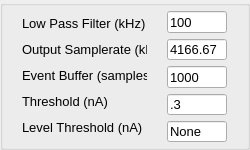
       <widget class="QGroupBox" name="groupBox">
        <property name="sizePolicy">
         <sizepolicy hsizetype="Fixed" vsizetype="Fixed">
          <horstretch>0</horstretch>
          <verstretch>0</verstretch>
         </sizepolicy>
        </property>
        <property name="minimumSize">
         <size>
          <width>250</width>
          <height>5</height>
         </size>
        </property>
        <property name="maximumSize">
         <size>
          <width>250</width>
          <height>150</height>
         </size>
        </property>
        <layout class="QHBoxLayout" name="horizontalLayout">
         <property name="sizeConstraint">
          <enum>QLayout::SetNoConstraint</enum>
         </property>
         <property name="margin">
          <number>5</number>
         </property>
         <item>
          <layout class="QVBoxLayout" name="verticalLayout_5">
           <item>
            <widget class="QLabel" name="label">
             <property name="sizePolicy">
              <sizepolicy hsizetype="Fixed" vsizetype="Fixed">
               <horstretch>0</horstretch>
               <verstretch>0</verstretch>
              </sizepolicy>
             </property>
             <property name="minimumSize">
              <size>
               <width>125</width>
               <height>0</height>
              </size>
             </property>
             <property name="maximumSize">
              <size>
               <width>100</width>
               <height>16777215</height>
              </size>
             </property>
             <property name="font">
              <font>
               <family>Arial</family>
               <pointsize>10</pointsize>
               <weight>50</weight>
               <bold>false</bold>
              </font>
             </property>
             <property name="text">
              <string>Low Pass Filter (kHz)</string>
             </property>
            </widget>
           </item>
           <item>
            <widget class="QLabel" name="label_2">
             <property name="sizePolicy">
              <sizepolicy hsizetype="Fixed" vsizetype="Fixed">
               <horstretch>0</horstretch>
               <verstretch>0</verstretch>
              </sizepolicy>
             </property>
             <property name="minimumSize">
              <size>
               <width>125</width>
               <height>0</height>
              </size>
             </property>
             <property name="maximumSize">
              <size>
               <width>100</width>
               <height>16777215</height>
              </size>
             </property>
             <property name="font">
              <font>
               <family>Arial</family>
               <pointsize>10</pointsize>
               <weight>50</weight>
               <bold>false</bold>
              </font>
             </property>
             <property name="text">
              <string>Output Samplerate (kHz)</string>
             </property>
            </widget>
           </item>
           <item>
            <widget class="QLabel" name="label_5">
             <property name="sizePolicy">
              <sizepolicy hsizetype="Fixed" vsizetype="Fixed">
               <horstretch>0</horstretch>
               <verstretch>0</verstretch>
              </sizepolicy>
             </property>
             <property name="minimumSize">
              <size>
               <width>125</width>
               <height>0</height>
              </size>
             </property>
             <property name="maximumSize">
              <size>
               <width>100</width>
               <height>16777215</height>
              </size>
             </property>
             <property name="font">
              <font>
               <family>Arial</family>
               <pointsize>10</pointsize>
               <weight>50</weight>
               <bold>false</bold>
              </font>
             </property>
             <property name="text">
              <string>Event Buffer (samples)</string>
             </property>
            </widget>
           </item>
           <item>
            <widget class="QLabel" name="label_3">
             <property name="sizePolicy">
              <sizepolicy hsizetype="Fixed" vsizetype="Fixed">
               <horstretch>0</horstretch>
               <verstretch>0</verstretch>
              </sizepolicy>
             </property>
             <property name="minimumSize">
              <size>
               <width>125</width>
               <height>0</height>
              </size>
             </property>
             <property name="maximumSize">
              <size>
               <width>100</width>
               <height>16777215</height>
              </size>
             </property>
             <property name="font">
              <font>
               <family>Arial</family>
               <pointsize>10</pointsize>
               <weight>50</weight>
               <bold>false</bold>
              </font>
             </property>
             <property name="text">
              <string>Threshold (nA)</string>
             </property>
            </widget>
           </item>
           <item>
            <widget class="QLabel" name="label_6">
             <property name="sizePolicy">
              <sizepolicy hsizetype="Fixed" vsizetype="Fixed">
               <horstretch>0</horstretch>
               <verstretch>0</verstretch>
              </sizepolicy>
             </property>
             <property name="minimumSize">
              <size>
               <width>125</width>
               <height>0</height>
              </size>
             </property>
             <property name="maximumSize">
              <size>
               <width>100</width>
               <height>16777215</height>
              </size>
             </property>
             <property name="font">
              <font>
               <family>Arial</family>
               <pointsize>10</pointsize>
               <weight>50</weight>
               <bold>false</bold>
              </font>
             </property>
             <property name="text">
              <string>Level Threshold (nA)</string>
             </property>
            </widget>
           </item>
          </layout>
         </item>
         <item>
          <layout class="QVBoxLayout" name="verticalLayout_4">
           <property name="sizeConstraint">
            <enum>QLayout::SetFixedSize</enum>
           </property>
           <item>
            <widget class="QLineEdit" name="LPentry">
             <property name="sizePolicy">
              <sizepolicy hsizetype="Fixed" vsizetype="Fixed">
               <horstretch>0</horstretch>
               <verstretch>0</verstretch>
              </sizepolicy>
             </property>
             <property name="minimumSize">
              <size>
               <width>60</width>
               <height>0</height>
              </size>
             </property>
             <property name="maximumSize">
              <size>
               <width>60</width>
               <height>16777215</height>
              </size>
             </property>
             <property name="font">
              <font>
               <family>Arial</family>
               <pointsize>10</pointsize>
               <weight>50</weight>
               <bold>false</bold>
              </font>
             </property>
             <property name="text">
              <string>100</string>
             </property>
            </widget>
           </item>
           <item>
            <widget class="QLineEdit" name="outputsamplerateentry">
             <property name="sizePolicy">
              <sizepolicy hsizetype="Fixed" vsizetype="Fixed">
               <horstretch>0</horstretch>
               <verstretch>0</verstretch>
              </sizepolicy>
             </property>
             <property name="minimumSize">
              <size>
               <width>60</width>
               <height>0</height>
              </size>
             </property>
             <property name="maximumSize">
              <size>
               <width>60</width>
               <height>16777215</height>
              </size>
             </property>
             <property name="font">
              <font>
               <family>Arial</family>
               <pointsize>10</pointsize>
               <weight>50</weight>
               <bold>false</bold>
              </font>
             </property>
             <property name="text">
              <string>4166.67</string>
             </property>
            </widget>
           </item>
           <item>
            <widget class="QLineEdit" name="eventbufferentry">
             <property name="sizePolicy">
              <sizepolicy hsizetype="Fixed" vsizetype="Fixed">
               <horstretch>0</horstretch>
               <verstretch>0</verstretch>
              </sizepolicy>
             </property>
             <property name="minimumSize">
              <size>
               <width>60</width>
               <height>0</height>
              </size>
             </property>
             <property name="maximumSize">
              <size>
               <width>60</width>
               <height>16777215</height>
              </size>
             </property>
             <property name="font">
              <font>
               <family>Arial</family>
               <pointsize>10</pointsize>
               <weight>50</weight>
               <bold>false</bold>
              </font>
             </property>
             <property name="text">
              <string>1000</string>
             </property>
            </widget>
           </item>
           <item>
            <widget class="QLineEdit" name="thresholdentry">
             <property name="sizePolicy">
              <sizepolicy hsizetype="Fixed" vsizetype="Fixed">
               <horstretch>0</horstretch>
               <verstretch>0</verstretch>
              </sizepolicy>
             </property>
             <property name="minimumSize">
              <size>
               <width>60</width>
               <height>0</height>
              </size>
             </property>
             <property name="maximumSize">
              <size>
               <width>60</width>
               <height>16777215</height>
              </size>
             </property>
             <property name="font">
              <font>
               <family>Arial</family>
               <pointsize>10</pointsize>
               <weight>50</weight>
               <bold>false</bold>
              </font>
             </property>
             <property name="text">
              <string>.3</string>
             </property>
            </widget>
           </item>
           <item>
            <widget class="QLineEdit" name="levelthresholdentry">
             <property name="sizePolicy">
              <sizepolicy hsizetype="Fixed" vsizetype="Fixed">
               <horstretch>0</horstretch>
               <verstretch>0</verstretch>
              </sizepolicy>
             </property>
             <property name="minimumSize">
              <size>
               <width>60</width>
               <height>0</height>
              </size>
             </property>
             <property name="maximumSize">
              <size>
               <width>60</width>
               <height>16777215</height>
              </size>
             </property>
             <property name="font">
              <font>
               <family>Arial</family>
               <pointsize>10</pointsize>
               <weight>50</weight>
               <bold>false</bold>
              </font>
             </property>
             <property name="text">
              <string>None</string>
             </property>
            </widget>
           </item>
          </layout>
         </item>
        </layout>
       </widget>
